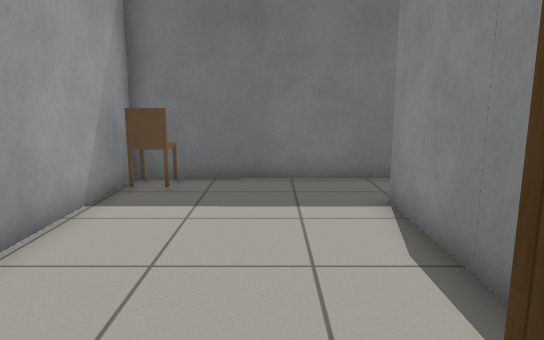
View 1 (above)

12 first-person views from a walk through a world built for the Gazebo simulator. The camera is 1 m above the floor, tilts 10° down and sees 70° across. The floor is counted in squares, 0.5 m on a side. Each view is taken from the middle of a square. On the plan, view 1 faces up. The plan holds only what a view shows up to about 19 squares ahead; the rest is blank. Simple patterns stand in for the simulator's built-in surfaces. Simple shapes stand in for some stock models.

View 2
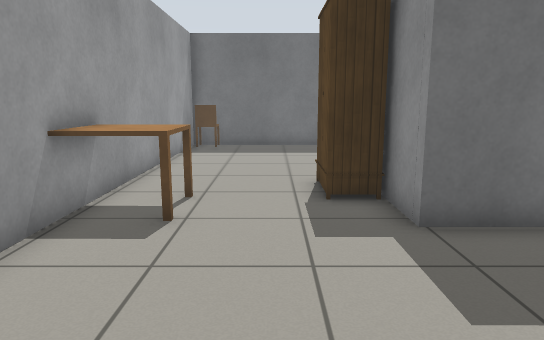

View 3
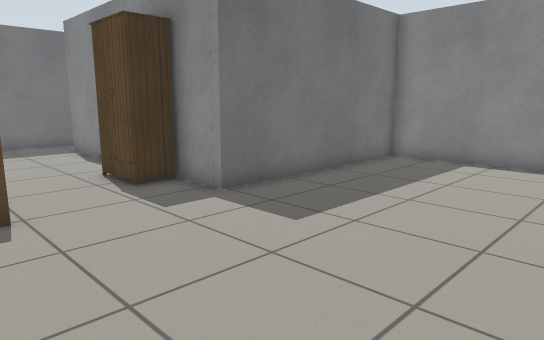

View 4
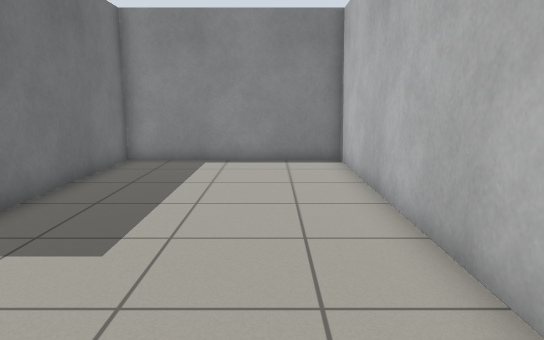

View 5
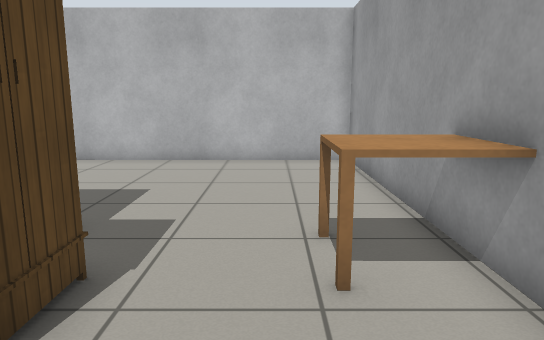

View 6
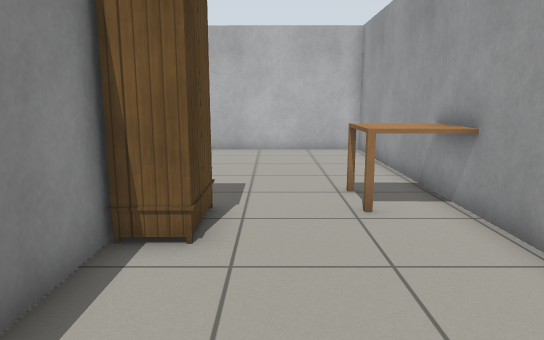

View 7
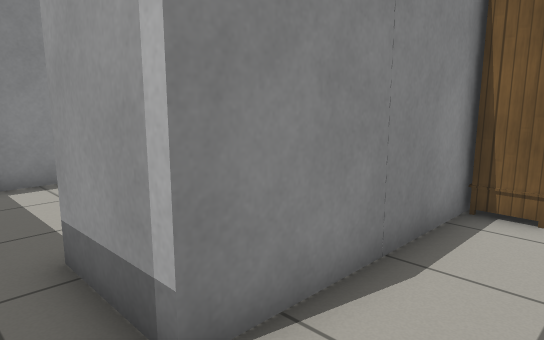

View 8
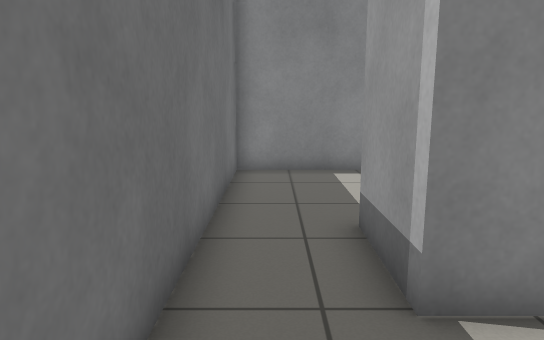

View 9
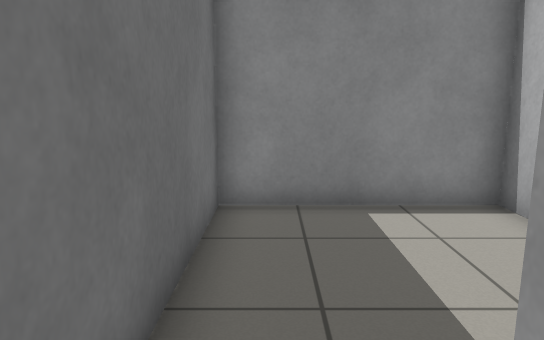

View 10
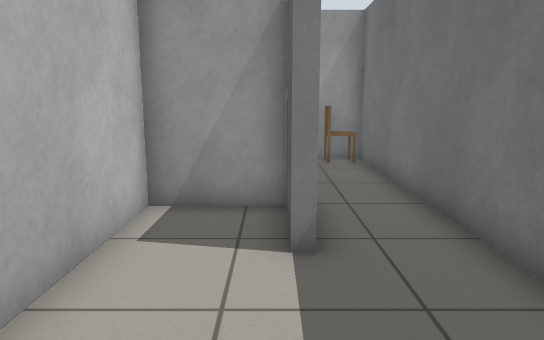

View 11
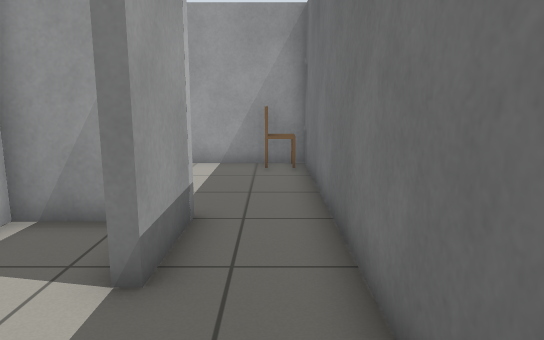

View 12
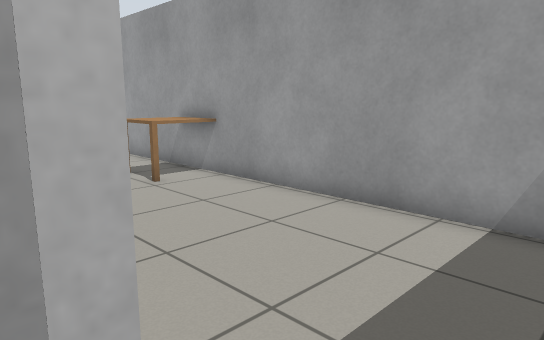

### Floor plan
Points are (right, up) in squares from view 1. A wall is a line through its corners. A room is listed if a view was taken in it or the views show most of it. See-through windows are left out.
Room 1 (views 1, 2, 3, 4, 5, 6, 7, 8)
walls: (2.4, 1.2) (2.4, 7.7); (-3.7, -1.4) (-3.7, -9.3) (10.3, -9.4) (10.3, -2) (2.4, -2) (2.4, -0.8); (2.4, 10.1) (-3.7, 10.1) (-3.7, 0.4)
ways out: opening at (2, 8.5) to room 2
objects: kitchen table (-4, -1) to (-2, 0); chair (-3, 9); wardrobe (1, 0) to (2, 1)
Room 2 (views 9, 10, 11, 12)
walls: (2.7, 6.4) (2.7, 4.6) (6.8, 4.6); (9.4, 4.6) (10.3, 4.6) (10.3, 10) (2.4, 10.1)
ways out: opening at (2, 8.5) to room 1
objects: door leaf (3, 7) to (5, 7)

Positions as (right, up) in squares from view 1, and headings:
1: (0, 0), facing up
2: (0, -8), facing up
3: (-3, -9), facing up-right
4: (-3, -7), facing right
5: (-1, 4), facing down
6: (0, 7), facing down
7: (0, 9), facing down-right
8: (-1, 9), facing right
9: (3, 9), facing right
10: (10, 7), facing left
11: (9, 9), facing left
12: (3, 9), facing down-left
